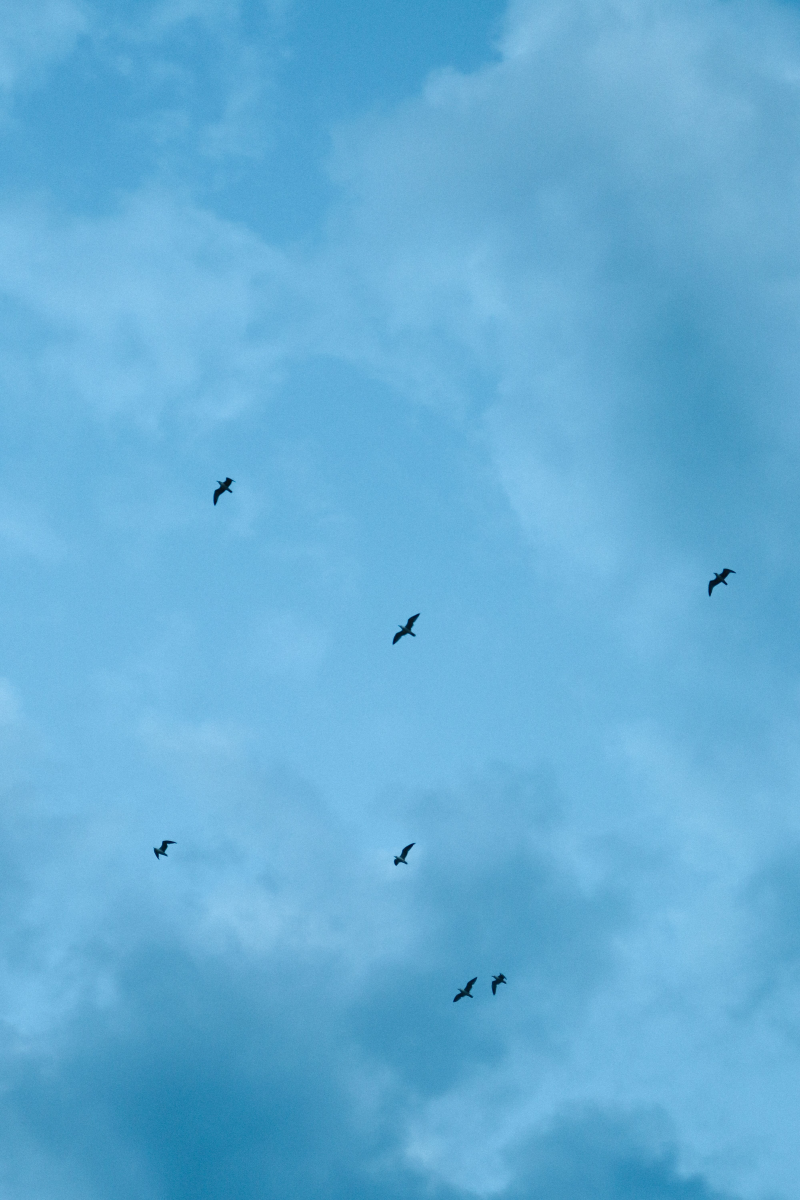
#> input picture images/input/HighResolution/Aves 4.jpg, 4000 x 6000 px (shown at 1/5 size)
$ python measure_objects.py --annotate
#> lines starting #> are read from the running program, lines starting #| are printed output that depends on the picture
#!/usr/bin/env python3
"""Annotate object bounding boxes and report their pixel-space dimensions."""

from __future__ import annotations

import argparse
import csv
import statistics
import sys
from pathlib import Path

import cv2


ROOT = Path(__file__).resolve().parents[1]
IMAGE_EXTENSIONS = {".jpg", ".jpeg", ".png"}
ANNOTATION_FIELDS = ("image", "class", "x", "y", "width", "height", "status")
MEASUREMENT_FIELDS = (
    "image",
    "class",
    "x",
    "y",
    "width_px",
    "height_px",
    "bbox_area_px2",
    "bbox_area_pct_image",
    "aspect_ratio",
    "short_side_px",
)


def parse_args() -> argparse.Namespace:
    parser = argparse.ArgumentParser(
        description=(
            "Measure manually annotated object bounding boxes in the input "
            "images. Bounding-box area is not foreground-mask area."
        )
    )
    mode = parser.add_mutually_exclusive_group(required=True)
    mode.add_argument(
        "--annotate",
        action="store_true",
        help="Open each image and manually draw one or more object boxes.",
    )
    mode.add_argument(
        "--analyze",
        action="store_true",
        help="Validate annotations and export measurements and a Markdown summary.",
    )
    parser.add_argument(
        "--images",
        type=Path,
        default=ROOT / "images" / "input",
        help="Image directory (default: images/input).",
    )
    parser.add_argument(
        "--annotations",
        type=Path,
        default=ROOT / "data" / "object_annotations.csv",
        help="Annotation CSV (default: data/object_annotations.csv).",
    )
    parser.add_argument(
        "--output-dir",
        type=Path,
        default=ROOT / "results",
        help="Analysis output directory (default: results).",
    )
    parser.add_argument(
        "--overwrite",
        action="store_true",
        help="Replace an existing annotation CSV when starting annotation.",
    )
    return parser.parse_args()


def image_files(images_dir: Path) -> list[Path]:
    if not images_dir.is_dir():
        raise ValueError(f"Image directory does not exist: {images_dir}")
    files = sorted(
        path
        for path in images_dir.rglob("*")
        if path.is_file() and path.suffix.lower() in IMAGE_EXTENSIONS
    )
    if not files:
        raise ValueError(f"No supported images found in: {images_dir}")
    return files


def relative_image_path(path: Path) -> str:
    try:
        return path.resolve().relative_to(ROOT).as_posix()
    except ValueError as error:
        raise ValueError(
            f"Image must be inside the repository to keep annotations portable: {path}"
        ) from error


def annotate(images_dir: Path, annotations_path: Path, overwrite: bool) -> None:
#> called with overwrite = False
    if annotations_path.exists() and not overwrite:
        raise ValueError(
            f"Annotations already exist: {annotations_path}. "
            "Choose another --annotations path or pass --overwrite."
        )

    files = image_files(images_dir)
    annotations_path.parent.mkdir(parents=True, exist_ok=True)
    max_width, max_height = 1280, 800

    print(
        "Draw a rectangle around one object, then press ENTER or SPACE. "
        "Press C when there are no more boxes in this image. After each box, "
        "press b (bird), d (drone), or q (save and quit). At the end of each "
        "image, press y to confirm it was reviewed, s to leave it unreviewed, "
        "or q to save and quit."
    )
    try:
        with annotations_path.open("w", newline="", encoding="utf-8") as file:
            writer = csv.DictWriter(file, fieldnames=ANNOTATION_FIELDS)
            writer.writeheader()
            file.flush()

            for index, image_path in enumerate(files, start=1):
                image = cv2.imread(str(image_path))
#> image is the input picture: shape (6000, 4000, 3); mean B, G, R 215, 174.3, 101.5
                if image is None:
                    raise ValueError(f"Could not read image: {image_path}")
                height, width = image.shape[:2]
#> height = 6000; width = 4000
                scale = min(max_width / width, max_height / height, 1.0)
#> scale = 0.133
                display = cv2.resize(
                    image,
                    (round(width * scale), round(height * scale)),
                    interpolation=cv2.INTER_AREA if scale < 1 else cv2.INTER_LINEAR,
                )
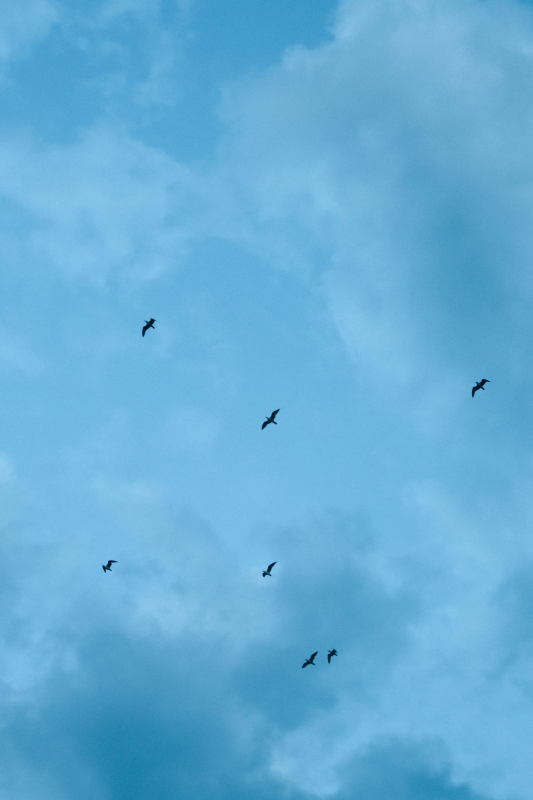
#> display: shape (800, 533, 3); mean B, G, R 215, 174.3, 101.5
                window = f"[{index}/{len(files)}] {relative_image_path(image_path)}"
                print(f"\n{window} ({width} x {height} px)")
#| [1/2] images/input/HighResolution/Aves 4.jpg (4000 x 6000 px)

                while True:
#> (the run stopped early here; a loop or call above may not have finished)
